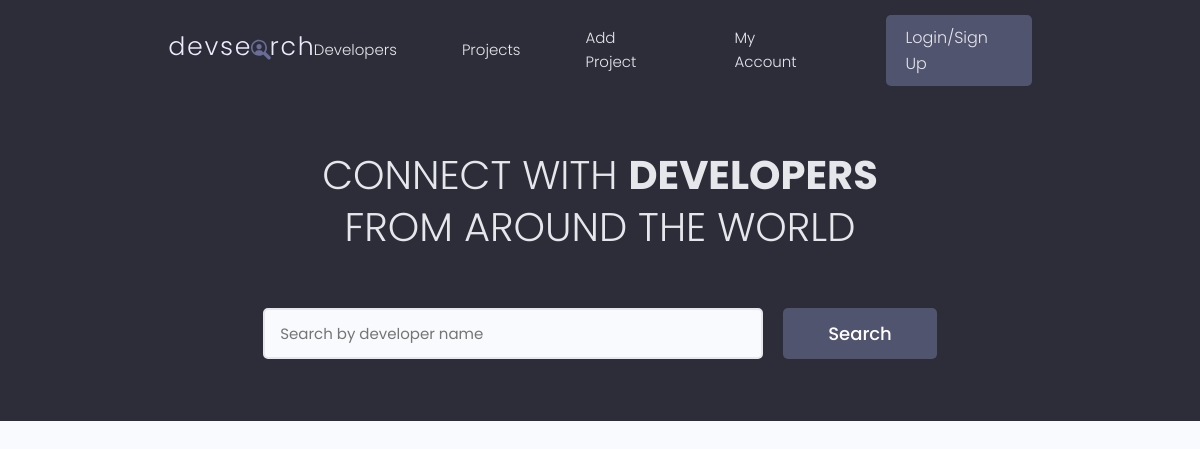
/, run on an earlier commit of the app's database.
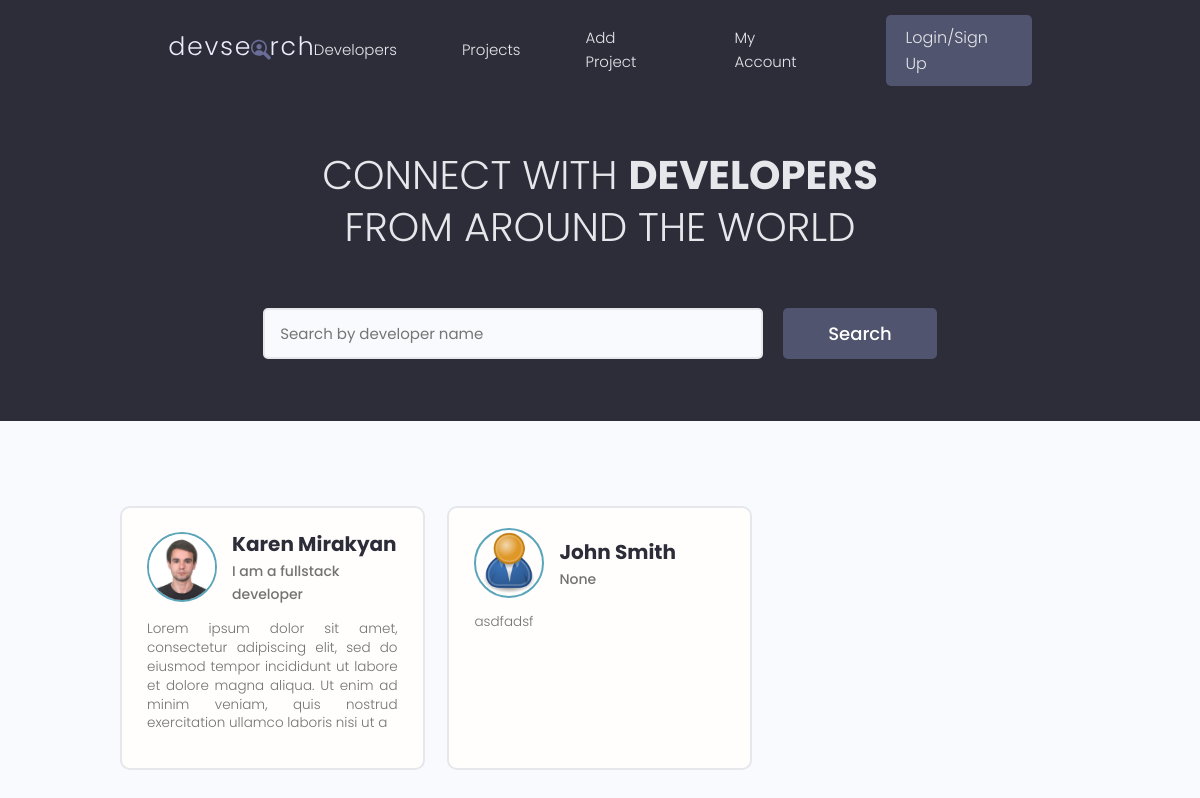
And on a later commit of the database.
### users/models.py (models this page shows, shortened)
class Profile(models.Model):
    user = models.OneToOneField(User, on_delete=models.CASCADE, null=True, blank=True)
    name = models.CharField(max_length=200, blank=True, null=True)
    username = models.CharField(max_length=200, blank=True, null=True)
    location = models.CharField(max_length=200, blank=True, null=True)
    email = models.EmailField(max_length=200, blank=True, null=True)
    short_intro = models.CharField(max_length=200, blank=True, null=True)
    bio = models.TextField(blank=True, null=True)
    profile_image = models.ImageField(null=True, blank=True, upload_to='profiles/', default='profiles/user-default.png')
    social_github = models.CharField(max_length=200, blank=True, null=True)
    social_twitter = models.CharField(max_length=200, blank=True, null=True)
    social_linkedin = models.CharField(max_length=200, blank=True, null=True)
    social_youtube = models.CharField(max_length=200, blank=True, null=True)
    social_website = models.CharField(max_length=200, blank=True, null=True)
    created = models.DateTimeField(auto_now_add=True)
    id = models.UUIDField(default=uuid.uuid4, unique=True, primary_key=True, editable=False)

### users/views.py (the view)
# urls.py: path('', views.profiles, name='profiles'),
def profiles(request):
    all_profiles = Profile.objects.all()
    context = {'profiles': all_profiles}
    return render(request, 'users/profiles.html', context)

### users/templates/users/profiles.html (shortened to what this page needs)
{% extends 'main.html' %}
{% block content %}
     <main class="home">
    <section class="hero-section text-center">
      <div class="container container--narrow">
        <div class="hero-section__box">
          <h2>CONNECT WITH <span>DEVELOPERS</span></h2>
          <h2>FROM AROUND THE WORLD</h2>
        </div>
        <div class="hero-section__search">
          <form class="form" action="#" method="get">
            <div class="form__field">
              <input class="input input--text" id="formInput#search" type="text" name="text"
                placeholder="Search by developer name" />
            </div>
            <input class="btn btn--sub btn--lg" type="submit" value="Search" />
          </form>
        </div>
      </div>
    </section>
    <section class="devlist">
      <div class="container">
        <div class="grid grid--three">
            {% for profile in profiles %}
                <div class="column card">
            <div class="dev">
              <a href="{% url 'user-profile' profile.id %}" class="card__body">
                <div class="dev__profile">
                  <img class="avatar avatar--md" src="{{ profile.profile_image.url }}" alt="image" />
                  <div class="dev__meta">
                    <h3>{{ profile.name }}</h3>
                    <h5>{{ profile.short_intro|slice:'60' }}</h5>
                  </div>
                </div>
                <p class="dev__info">
                    {{ profile.bio|slice:'200' }}
                </p>
              </a>
            </div>
          </div>
            {% endfor %}
        </div>
      </div>
    </section>
  </main>
{% endblock %}

What changed in the data, as far as the page shows it:
added Profile: profile_image (picture), name "Karen Mirakyan", short_intro "I am a fullstack developer", bio "Lorem ipsum dolor sit amet, consectetur adipiscing elit, sed do eiusmod tempor incididunt ut labore et dolore magna aliqua. Ut enim ad minim veniam, quis nostrud exercitation ullamco laboris nisi ut a"
added Profile: profile_image (placeholder picture), name "John Smith", short_intro "None", bio "asdfadsf"
